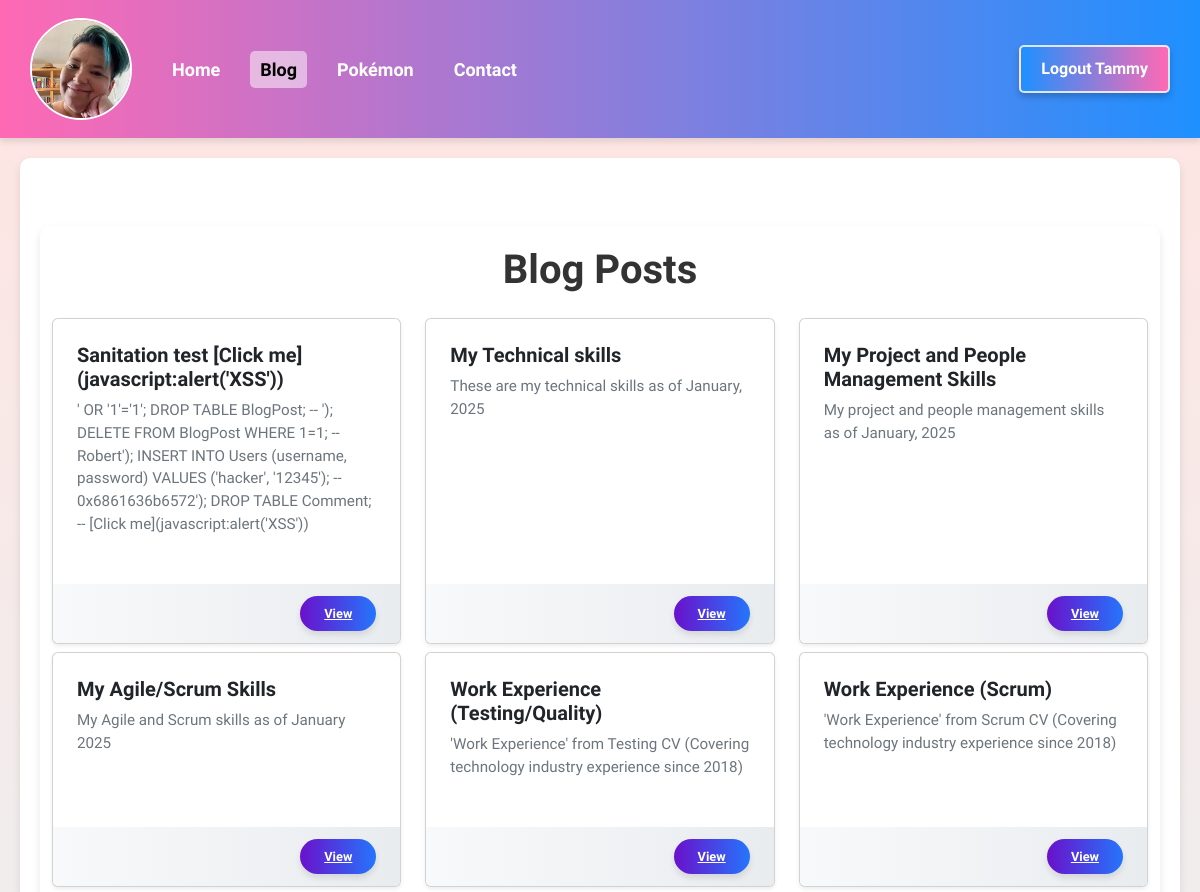
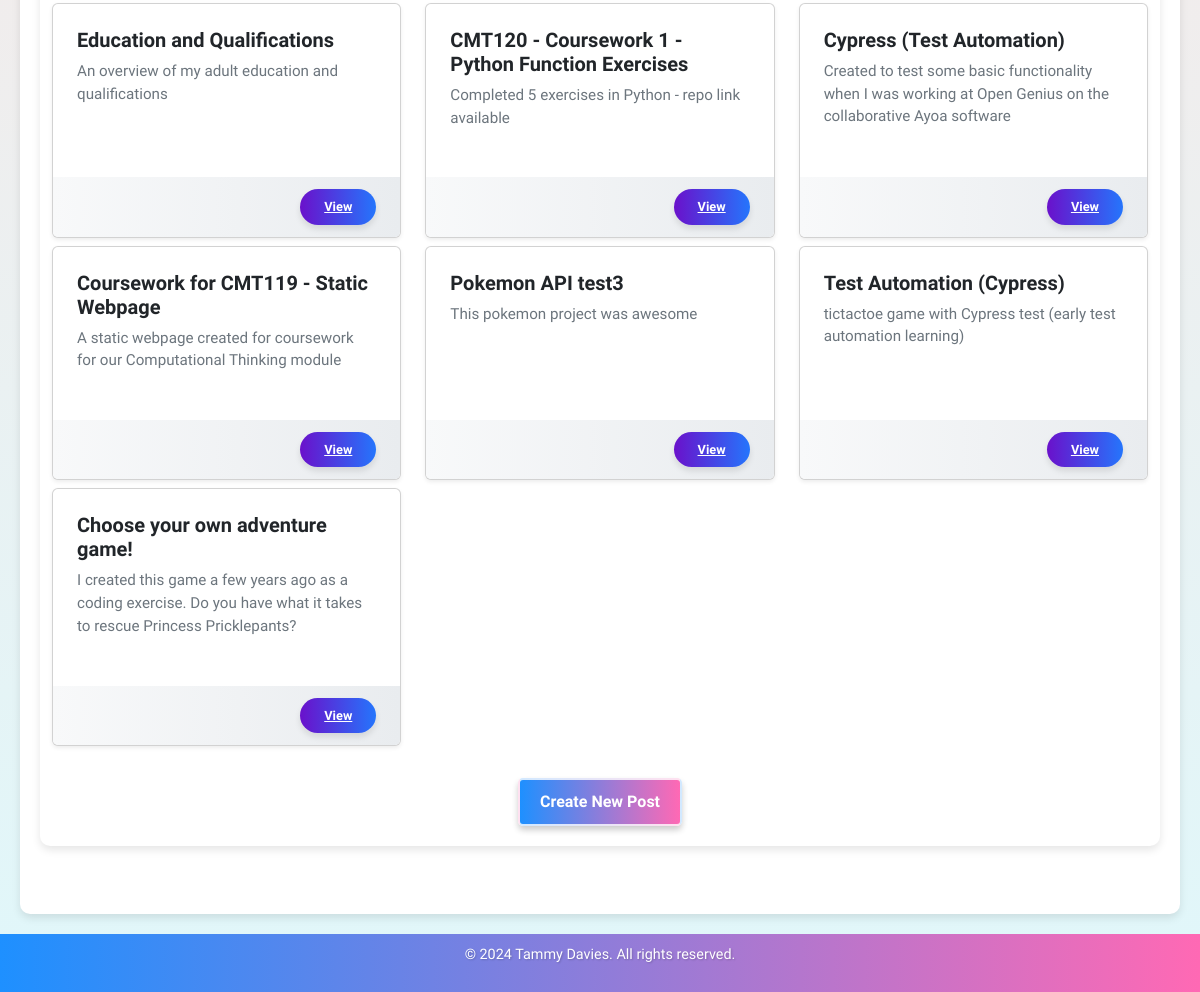
/blog/ (signed in), run on the app's committed database (2 pictures, top to bottom).
### app/authentication/database/models/user.py (models this page shows, shortened)
class User(db.Model):
    id = db.Column(db.Integer, primary_key=True)
    username = db.Column(db.String(150), nullable=False, unique=True)
    email = db.Column(db.String(150), nullable=False, unique=True)
    password = db.Column(db.String(200), nullable=False)
    @property
    def is_authenticated(self):
        return True

### app/blog/database/models/blog_post.py (models this page shows)
class BlogPost(db.Model):
    id = db.Column(db.Integer, primary_key=True)
    title = db.Column(db.String(100), nullable=False)
    content = db.Column(db.Text, nullable=False)
    timestamp = db.Column(db.DateTime, default=datetime.utcnow)
    priority = db.Column(db.Integer, default=0)
    author = db.Column(db.String(50), nullable=False)
    summary = db.Column(db.String(255), nullable=True)
    repository_url = db.Column(db.String(255), nullable=True)
    live_demo_url = db.Column(db.String(255), nullable=True)
    comments = db.relationship(
        "Comment", backref="post", cascade="all, delete-orphan", lazy=True
    )

### app/blog/routes/blog.py (the view)
def blog():
    posts = BlogPost.query.order_by(
        BlogPost.priority.desc(), BlogPost.timestamp.desc()
    ).all()
    return render_template("blogs.html", posts=posts)

### app/authentication/database/is_admin.py (called while the page is built)
def is_admin():
    return current_user.is_authenticated and current_user.email == "tammy@tsdavies.com"

### app/blog/templates/blogs.html (shortened to what this page needs)
{% extends "page_template.html" %} {% block content %}
<main class="container my-5">
  <h1 class="text-center mb-4">Blog Posts</h1>
  <div class="row">
    {% for post in posts %} {% include "blog_tile.html" %} {% endfor %}
  </div>
  {% if is_admin() %}
  <div class="text-center mt-4">
    <a href="{{ url_for('blog.new_post') }}" class="btn btn-success">
       Create New Post
    </a>
  </div>
  {% endif %}
</main>
{% endblock %}

### app/templates/page_template.html (shortened to what this page needs)
<!doctype html>
<html lang="en">
<head>
    <link
            href="https://cdn.jsdelivr.net/npm/bootstrap@5.3.0-alpha3/dist/css/bootstrap.min.css"
            rel="stylesheet"
    />
    <link
            rel="stylesheet"
            href="{{ url_for('static', filename='css/style.css') }}"
    />
    <link
            rel="stylesheet"
            href="{{ url_for('static', filename='css/buttons.css') }}"
    />
    <link
            rel="stylesheet"
            href="{{ url_for('static', filename='css/navbar.css') }}"
    />
    <link
            rel="stylesheet"
            href="{{ url_for('static', filename='css/flash_style.css') }}"
    />
    <link
            rel="stylesheet"
            href="{{ url_for('static', filename='css/card_styles.css') }}"
    />
    <link
            rel="stylesheet"
            href="{{ url_for('static', filename='css/flash_style.css') }}"
    />
</head>
<body>
<header>
    <nav class="navbar">
        <ul class="navbar-nav left">
            <li class="nav-item avatar">
                <a href="/">
                    <img
                            src="{{ url_for('static', filename='images/avatar.webp') }}"
                            alt="User Avatar"
                    />
                </a>
            </li>
            <li class="nav-item">
                <a
                        class="nav-link {% if request.path == '/' %}active{% endif %}"
                        href="/"
                        aria-label="Navigate to Home"
                >Home</a
                >
            </li>
            <li class="nav-item">
                <a
                        class="nav-link {% if request.path.startswith('/blog') %}active{% endif %}"
                        href="/blog"
                        aria-label="Navigate to Blog"
                >Blog</a
                >
            </li>
            <li class="nav-item">
                <a
                        class="nav-link {% if request.path.startswith('/pokemon') %}active{% endif %}"
                        href="/pokemon"
                        aria-label="Navigate to Pokémon"
                >Pokémon</a
                >
            </li>
            <li class="nav-item">
                <a
                        class="nav-link {% if request.path.startswith('/contact') %}active{% endif %}"
                        href="/contact"
                        aria-label="Navigate to Contact"
                >Contact</a
                >
            </li>
        </ul>
        <ul class="navbar-nav right">
            {% if current_user.is_authenticated %}
                <li class="nav-item">
                    <a class="btn btn-primary" href="{{ url_for('authentication.logout') }}"
                    >Logout {{ current_user.username }}</a
                    >
                </li>
            {% endif %}
        </ul>
    </nav>
</header>
<main>
     {% block content %} {% endblock %}
</main>
<footer>
    <p>&copy; 2024 Tammy Davies. All rights reserved.</p>
</footer>
</body>
</html>

### app/blog/templates/blog_tile.html (shortened to what this page needs)
<div class="col-md-4 mb-2">
  <div class="card mb-4 shadow-sm h-100">
    <div class="card-body">
      <h5 class="card-title">{{ post.title }}</h5>
      <p class="card-text text-clamp">
        {% if post.summary %} {{ post.summary }} {% else %} {{ post.content }}
        {% endif %}
      </p>
    </div>
    <div class="card-footer d-flex justify-content-between align-items-center">
      <a
        href="{{ url_for('blog.post_detail', post_id=post.id) }}"
        class="card-button"
      >
        View
      </a>
    </div>
  </div>
</div>

### app/static/css/style.css (style rules this page uses)
body { margin: 0; padding: 0; font-family: "Prompt", "Roboto", Arial, sans-serif; background: linear-gradient(to bottom, #ffe4e1, #e0f7fa); color: #333; display: flex; flex-direction: column; min-height: 100vh; }
main { flex: 1; display: flex; flex-direction: column; justify-content: center; padding: 20px; background: white; border-radius: 10px; box-shadow: 0 4px 8px rgba(0, 0, 0, 0.1); max-width: 1200px; margin: 20px auto; width: calc(100% - 40px); }
header { background: linear-gradient(90deg, #ff69b4, #1e90ff); color: white; padding: 10px 20px; box-shadow: 0 4px 6px rgba(0, 0, 0, 0.1); }
footer { background: linear-gradient(90deg, #1e90ff, #ff69b4); color: white; text-align: center; padding: 10px 0; font-size: 0.9rem; text-shadow: 1px 1px 2px rgba(0, 0, 0, 0.2); }
h1 { font-family: 'Prompt', sans-serif; font-size: 2.5rem; font-weight: bold; color: #333; margin-bottom: 1rem; }

### app/static/css/buttons.css (style rules this page uses)
.btn { background: linear-gradient(90deg, #1e90ff, #ff69b4); color: white; border: 2px solid #ffffffcc; padding: 10px 20px; border-radius: 5px; font-weight: bold; cursor: pointer; transition: background 0.3s, box-shadow 0.3s, transform 0.2s; box-shadow: 0 4px 6px rgba(0, 0, 0, 0.2); }

### app/static/css/navbar.css (style rules this page uses)
.navbar { display: flex; justify-content: space-between; align-items: center; width: 100%; flex-direction: row; flex-wrap: wrap; gap: 10px; }
.navbar-nav { display: flex; list-style: none; padding: 0; margin: 0; flex-direction: row; align-items: center; }
.nav-item { margin: 0 10px; font-size: 18px; }
.nav-link { color: white; text-decoration: none; font-weight: bold; padding: 5px 10px; border-radius: 5px; transition: background-color 0.3s, color 0.3s; }
.nav-link:hover, .nav-link.active { background-color: #ffffff80; color: #333; }
.avatar img { width: 102px; height: 102px; border-radius: 50%; border: 2px solid white; object-fit: cover; transition: transform 0.3s ease, box-shadow 0.3s ease; margin-right: 10px; }

### app/static/css/card_styles.css (style rules this page uses)
.card-body { padding: 1.5rem; position: relative; }
.card-title { font-family: 'Prompt', 'Roboto', sans-serif; font-weight: 600; font-size: 1.25rem; }
.card-text { font-family: 'Prompt', 'Open Sans', sans-serif; color: #6c757d; font-size: 0.95rem; }
.card-footer { background: linear-gradient(to right, #f8f9fa, #e9ecef); border-top: none; padding: 0.75rem 1.5rem; display: flex; justify-content: flex-end; align-items: center; }
.card-button { background: linear-gradient(to right, #6a11cb, #2575fc); border: none; border-radius: 20px; padding: 0.5rem 1.5rem; font-weight: bold; font-size: 0.8rem; color: white; box-shadow: 0 4px 6px rgba(0, 0, 0, 0.1); transition: transform 0.3s ease, box-shadow 0.3s ease, background 0.3s; }

### data on the page
User: username "Tammy"
BlogPost: title "Sanitation test [Click me](javascript:alert('XSS'))", summary "' OR '1'='1'; DROP TABLE BlogPost; -- '); DELETE FROM BlogPost WHERE 1=1; -- Robert'); INSERT INTO Users (username, password) VALUES ('hacker', '12345'); -- 0x6861636b6572'); DROP TABLE Comment; -- [Click me](javascript:alert('XSS'))"
BlogPost: title "My Technical skills", summary "These are my technical skills as of January, 2025"
BlogPost: title "My Project and People Management Skills", summary "My project and people management skills as of January, 2025"
BlogPost: title "My Agile/Scrum Skills", summary "My Agile and Scrum skills as of January 2025"
BlogPost: title "Work Experience (Testing/Quality)", summary "'Work Experience' from Testing CV (Covering technology industry experience since 2018)"
BlogPost: title "Work Experience (Scrum)", summary "'Work Experience' from Scrum CV (Covering technology industry experience since 2018)"
BlogPost: title "Education and Qualifications", summary "An overview of my adult education and qualifications"
BlogPost: title "CMT120 - Coursework 1 - Python Function Exercises", summary "Completed 5 exercises in Python - repo link available"
BlogPost: title "Cypress (Test Automation)", summary "Created to test some basic functionality when I was working at Open Genius on the collaborative Ayoa software"
BlogPost: title "Coursework for CMT119 - Static Webpage", summary "A static webpage created for coursework for our Computational Thinking module"
BlogPost: title "Pokemon API test3", summary "This pokemon project was awesome"
BlogPost: title "Test Automation (Cypress)", summary "tictactoe game with Cypress test (early test automation learning)"
BlogPost: title "Choose your own adventure game!", summary "I created this game a few years ago as a coding exercise. Do you have what it takes to rescue Princess Pricklepants?"
